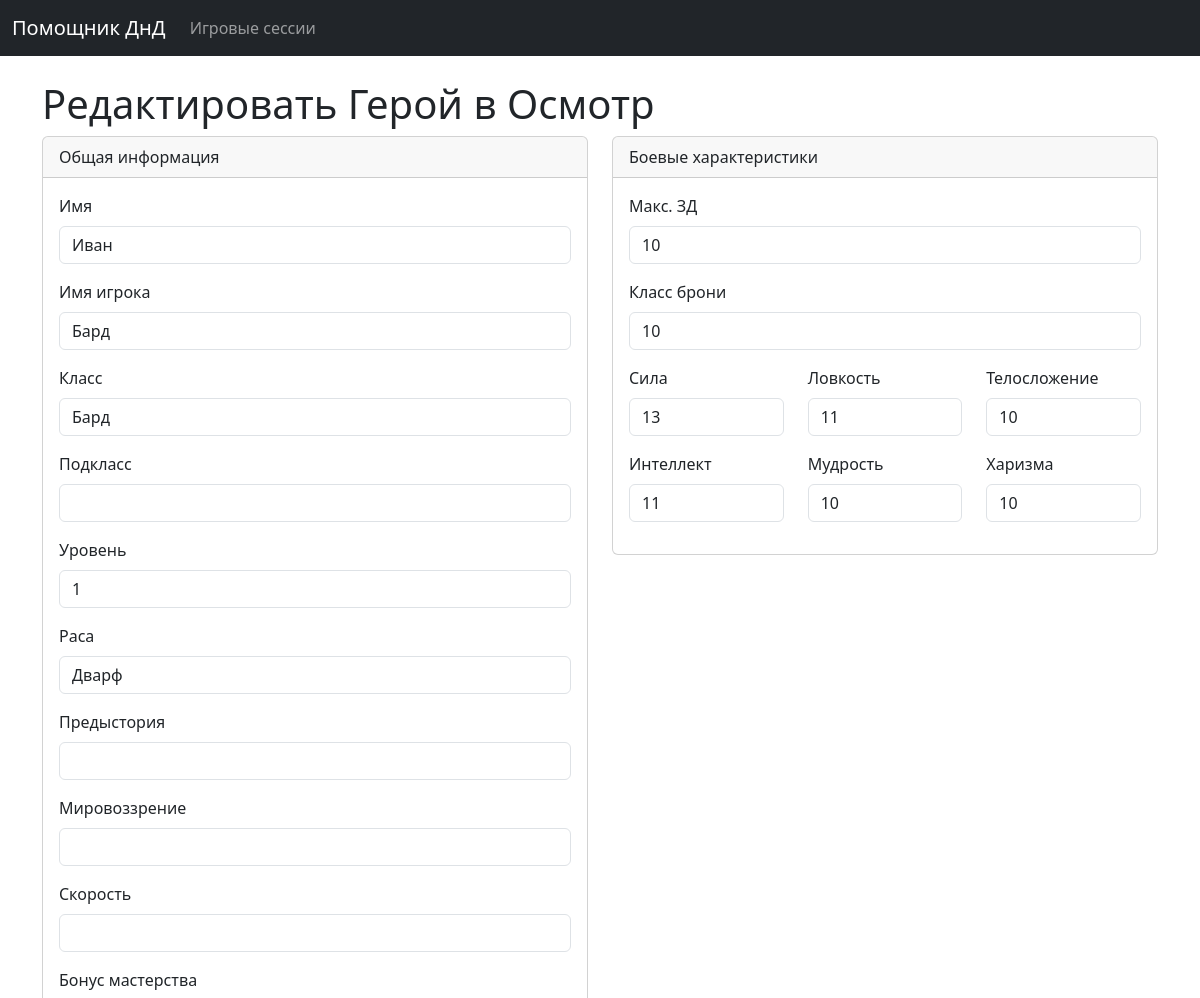
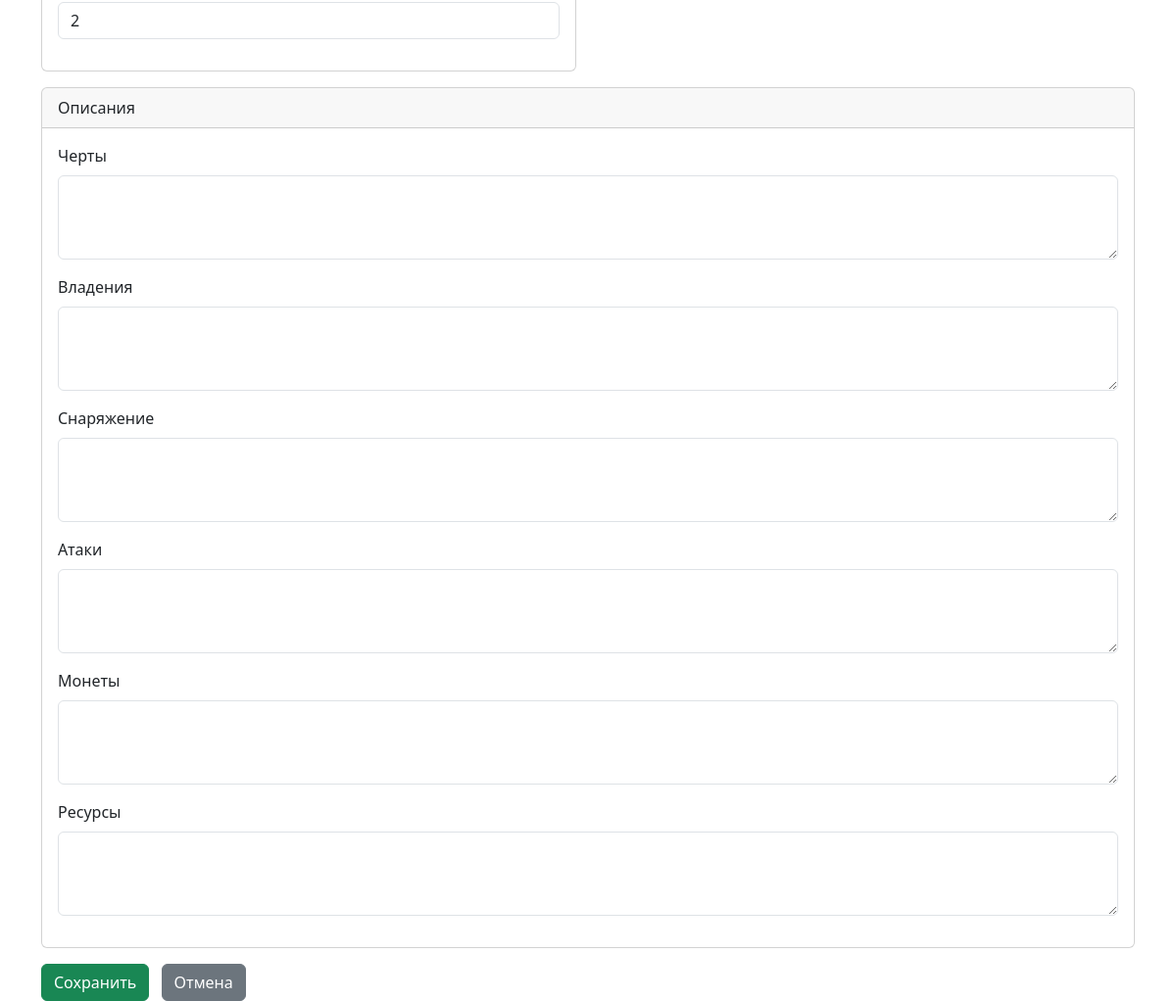
The app's page /heroes/1/edit/ with its own data (2 pictures, top to bottom).
### campaign_manager/models.py (models this page shows, shortened)
class GameSession(models.Model):
    name = models.CharField(max_length=255)
    description = models.TextField(blank=True)
    created_at = models.DateTimeField(auto_now_add=True)

class Character(models.Model):
    name = models.CharField(max_length=255)
    strength = models.PositiveIntegerField(default=10)
    dexterity = models.PositiveIntegerField(default=10)
    constitution = models.PositiveIntegerField(default=10)
    intelligence = models.PositiveIntegerField(default=10)
    wisdom = models.PositiveIntegerField(default=10)
    charisma = models.PositiveIntegerField(default=10)
    armor_class = models.PositiveIntegerField(default=10)
    max_hp = models.PositiveIntegerField(default=10)
    size = models.CharField(max_length=50, blank=True, null=True)
    creature_type = models.CharField(max_length=100, blank=True, null=True)
    source = models.CharField(max_length=100, blank=True, null=True)
    damage_immunities = models.TextField(blank=True, null=True)
    condition_immunities = models.TextField(blank=True, null=True)
    senses = models.TextField(blank=True, null=True)
    languages = models.TextField(blank=True, null=True)
    challenge_rating = models.CharField(max_length=50, blank=True, null=True)
    actions_description = models.TextField(blank=True, null=True)
    description = models.TextField(blank=True, null=True)
    race = models.CharField(max_length=100, blank=True, null=True)
    proficiency_bonus = models.PositiveIntegerField(default=2)
    speed = models.CharField(max_length=50, blank=True, null=True)
    traits_description = models.TextField(blank=True, null=True)
    proficiencies_description = models.TextField(blank=True, null=True)
    equipment_description = models.TextField(blank=True, null=True)
    attacks_description = models.TextField(blank=True, null=True)
    coins_description = models.TextField(blank=True, null=True)
    resources_description = models.TextField(blank=True, null=True)
    class Meta:
        abstract = True

class Hero(Character):
    game_session = models.ForeignKey(GameSession, on_delete=models.CASCADE, related_name='heroes')
    current_hp = models.IntegerField()
    player_name = models.CharField(max_length=255, blank=True, null=True)
    char_class = models.CharField(max_length=100, blank=True, null=True)
    char_subclass = models.CharField(max_length=100, blank=True, null=True)
    level = models.PositiveIntegerField(default=1)
    background = models.CharField(max_length=100, blank=True, null=True)
    alignment = models.CharField(max_length=100, blank=True, null=True)

### campaign_manager/views.py (the view)
# urls.py: path('heroes/<int:pk>/edit/', views.hero_update, name='hero_update'),
def hero_update(request, pk):
    hero = get_object_or_404(Hero, pk=pk)
    if request.method == 'POST':
        form = HeroForm(request.POST, instance=hero)
        if form.is_valid():
            form.save()
            return redirect('hero_list', game_session_pk=hero.game_session.pk)
    else:
        form = HeroForm(instance=hero)
    return render(request, 'campaign_manager/hero_form.html', {'form': form, 'game_session': hero.game_session})

### campaign_manager/templates/campaign_manager/hero_form.html (shortened to what this page needs)
{% extends 'campaign_manager/base.html' %}
{% load i18n %}
{% block content %}
    <h1>{% if form.instance.pk %}{% trans "Edit" %}{% else %}{% trans "Add" %}{% endif %} {% trans "Hero to" %} {{ game_session.name }}</h1>
    <form method="post">
        <div class="row">
            <div class="col-md-6">
                <div class="card mb-3">
                    <div class="card-header">{% trans "General Information" %}</div>
                    <div class="card-body">
                        <div class="mb-3">
                            <label for="id_name" class="form-label">{% trans "Name" %}</label>
                            {{ form.name }}
                        </div>
                        <div class="mb-3">
                            <label for="id_player_name" class="form-label">{% trans "Player Name" %}</label>
                            {{ form.player_name }}
                        </div>
                        <div class="mb-3">
                            <label for="id_char_class" class="form-label">{% trans "Class" %}</label>
                            {{ form.char_class }}
                        </div>
                        <div class="mb-3">
                            <label for="id_char_subclass" class="form-label">{% trans "Subclass" %}</label>
                            {{ form.char_subclass }}
                        </div>
                        <div class="mb-3">
                            <label for="id_level" class="form-label">{% trans "Level" %}</label>
                            {{ form.level }}
                        </div>
                        <div class="mb-3">
                            <label for="id_race" class="form-label">{% trans "Race" %}</label>
                            {{ form.race }}
                        </div>
                        <div class="mb-3">
                            <label for="id_background" class="form-label">{% trans "Background" %}</label>
                            {{ form.background }}
                        </div>
                        <div class="mb-3">
                            <label for="id_alignment" class="form-label">{% trans "Alignment" %}</label>
                            {{ form.alignment }}
                        </div>
                        <div class="mb-3">
                            <label for="id_speed" class="form-label">{% trans "Speed" %}</label>
                            {{ form.speed }}
                        </div>
                        <div class="mb-3">
                            <label for="id_proficiency_bonus" class="form-label">{% trans "Proficiency Bonus" %}</label>
                            {{ form.proficiency_bonus }}
                        </div>
                    </div>
                </div>
            </div>
            <div class="col-md-6">
                <div class="card mb-3">
                    <div class="card-header">{% trans "Combat Stats" %}</div>
                    <div class="card-body">
                        <div class="mb-3">
                            <label for="id_max_hp" class="form-label">{% trans "Max HP" %}</label>
                            {{ form.max_hp }}
                        </div>
                        <div class="mb-3">
                            <label for="id_armor_class" class="form-label">{% trans "Armor Class" %}</label>
                            {{ form.armor_class }}
                        </div>
                        <div class="row">
                            <div class="col-md-4 mb-3">
                                <label for="id_strength" class="form-label">{% trans "Strength" %}</label>
                                {{ form.strength }}
                            </div>
                            <div class="col-md-4 mb-3">
                                <label for="id_dexterity" class="form-label">{% trans "Dexterity" %}</label>
                                {{ form.dexterity }}
                            </div>
                            <div class="col-md-4 mb-3">
                                <label for="id_constitution" class="form-label">{% trans "Constitution" %}</label>
                                {{ form.constitution }}
                            </div>
                            <div class="col-md-4 mb-3">
                                <label for="id_intelligence" class="form-label">{% trans "Intelligence" %}</label>
                                {{ form.intelligence }}
                            </div>
                            <div class="col-md-4 mb-3">
                                <label for="id_wisdom" class="form-label">{% trans "Wisdom" %}</label>
                                {{ form.wisdom }}
                            </div>
                            <div class="col-md-4 mb-3">
                                <label for="id_charisma" class="form-label">{% trans "Charisma" %}</label>
                                {{ form.charisma }}
                            </div>
                        </div>
                    </div>
                </div>
            </div>
        </div>
        <div class="card mb-3">
            <div class="card-header">{% trans "Descriptions" %}</div>
            <div class="card-body">
                <div class="mb-3">
                    <label for="id_traits_description" class="form-label">{% trans "Traits" %}</label>
                    {{ form.traits_description }}
                </div>
                <div class="mb-3">
                    <label for="id_proficiencies_description" class="form-label">{% trans "Proficiencies" %}</label>
                    {{ form.proficiencies_description }}
                </div>
                <div class="mb-3">
                    <label for="id_equipment_description" class="form-label">{% trans "Equipment" %}</label>
                    {{ form.equipment_description }}
                </div>
                <div class="mb-3">
                    <label for="id_attacks_description" class="form-label">{% trans "Attacks" %}</label>
                    {{ form.attacks_description }}
                </div>
                <div class="mb-3">
                    <label for="id_coins_description" class="form-label">{% trans "Coins" %}</label>
                    {{ form.coins_description }}
                </div>
                <div class="mb-3">
                    <label for="id_resources_description" class="form-label">{% trans "Resources" %}</label>
                    {{ form.resources_description }}
                </div>
            </div>
        </div>
        <button type="submit" class="btn btn-success">{% trans "Save" %}</button>
        <a href="{% url 'hero_list' game_session.pk %}" class="btn btn-secondary ms-2">{% trans "Cancel" %}</a>
    </form>
{% endblock %}

### records on screen
GameSession: name "Осмотр"
Hero: name "Иван", player_name "Бард", char_class "Бард", level "1", race "Дварф", proficiency_bonus "2", max_hp "10", armor_class "10", strength "13", dexterity "11", constitution "10", intelligence "11", wisdom "10", charisma "10"
